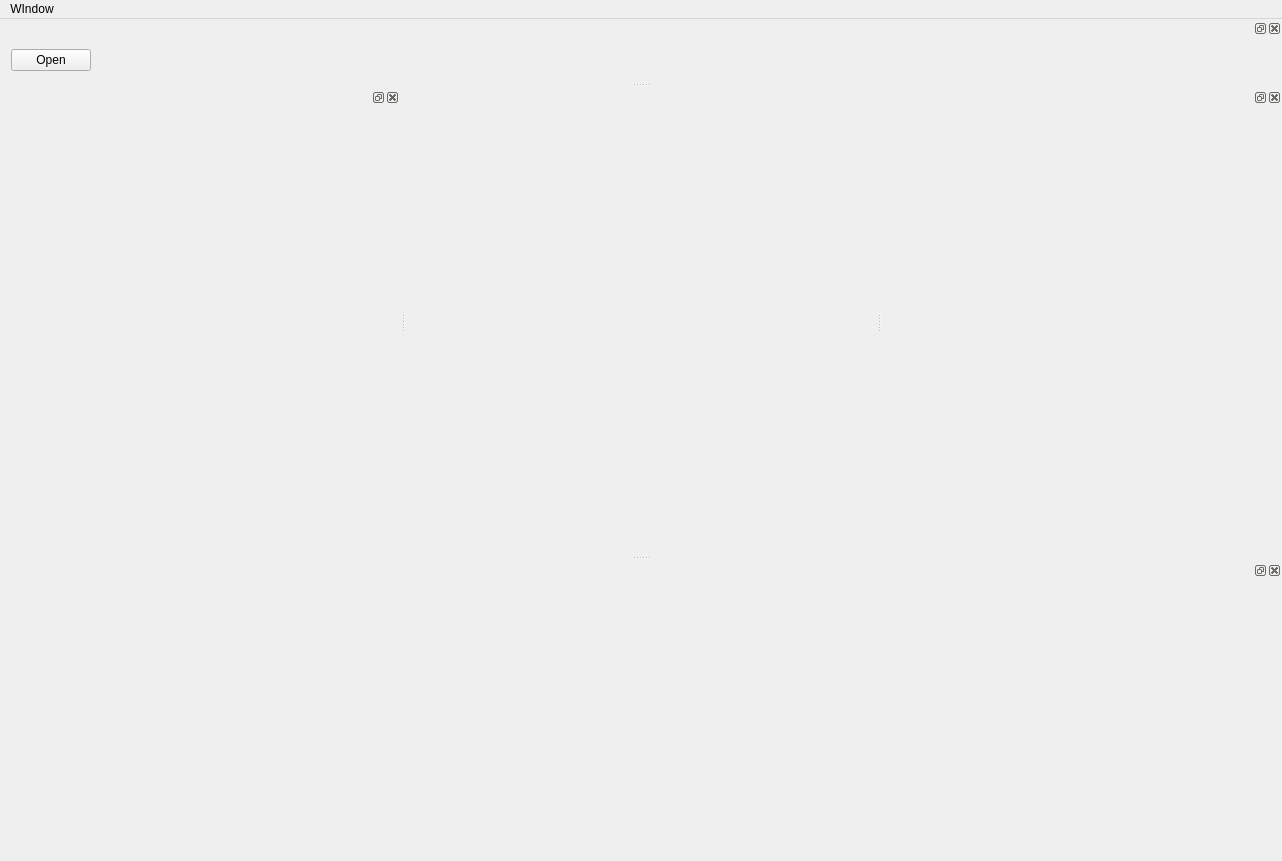
<?xml version="1.0" encoding="UTF-8"?>
<ui version="4.0">
 <class>MainWindow</class>
 <widget class="QMainWindow" name="MainWindow">
  <property name="geometry">
   <rect>
    <x>0</x>
    <y>0</y>
    <width>1282</width>
    <height>861</height>
   </rect>
  </property>
  <property name="windowTitle">
   <string>ROS Viewer</string>
  </property>
  <widget class="QWidget" name="centralWidget"/>
  <widget class="QDockWidget" name="velodyne">
   <property name="sizePolicy">
    <sizepolicy hsizetype="Preferred" vsizetype="Preferred">
     <horstretch>1</horstretch>
     <verstretch>1</verstretch>
    </sizepolicy>
   </property>
   <property name="minimumSize">
    <size>
     <width>400</width>
     <height>41</height>
    </size>
   </property>
   <attribute name="dockWidgetArea">
    <number>1</number>
   </attribute>
   <widget class="QWidget" name="dockWidgetContents"/>
  </widget>
  <widget class="QDockWidget" name="camera">
   <property name="sizePolicy">
    <sizepolicy hsizetype="Preferred" vsizetype="Preferred">
     <horstretch>1</horstretch>
     <verstretch>1</verstretch>
    </sizepolicy>
   </property>
   <property name="minimumSize">
    <size>
     <width>400</width>
     <height>41</height>
    </size>
   </property>
   <attribute name="dockWidgetArea">
    <number>2</number>
   </attribute>
   <widget class="QWidget" name="dockWidgetContents_2"/>
  </widget>
  <widget class="QDockWidget" name="monitor">
   <property name="minimumSize">
    <size>
     <width>73</width>
     <height>300</height>
    </size>
   </property>
   <attribute name="dockWidgetArea">
    <number>8</number>
   </attribute>
   <widget class="QWidget" name="dockWidgetContents_3"/>
  </widget>
  <widget class="QDockWidget" name="control">
   <attribute name="dockWidgetArea">
    <number>4</number>
   </attribute>
   <widget class="QWidget" name="dockWidgetContents_4">
    <layout class="QHBoxLayout" name="horizontalLayout">
     <item>
      <widget class="QPushButton" name="open">
       <property name="text">
        <string>Open</string>
       </property>
      </widget>
     </item>
     <item>
      <spacer name="horizontalSpacer">
       <property name="orientation">
        <enum>Qt::Horizontal</enum>
       </property>
       <property name="sizeHint" stdset="0">
        <size>
         <width>1170</width>
         <height>20</height>
        </size>
       </property>
      </spacer>
     </item>
    </layout>
   </widget>
  </widget>
  <widget class="QMenuBar" name="menuBar">
   <property name="geometry">
    <rect>
     <x>0</x>
     <y>0</y>
     <width>1282</width>
     <height>27</height>
    </rect>
   </property>
   <widget class="QMenu" name="menuWIndow">
    <property name="title">
     <string>WIndow</string>
    </property>
    <widget class="QMenu" name="menuViewer">
     <property name="title">
      <string>Viewer</string>
     </property>
     <addaction name="actionVelodyne"/>
     <addaction name="actionCamera"/>
    </widget>
    <addaction name="actionControl"/>
    <addaction name="actionMonitor"/>
    <addaction name="menuViewer"/>
   </widget>
   <addaction name="menuWIndow"/>
  </widget>
  <action name="actionControl">
   <property name="checkable">
    <bool>true</bool>
   </property>
   <property name="checked">
    <bool>true</bool>
   </property>
   <property name="text">
    <string>Control</string>
   </property>
   <property name="shortcut">
    <string>Ctrl+C</string>
   </property>
  </action>
  <action name="actionMonitor">
   <property name="checkable">
    <bool>true</bool>
   </property>
   <property name="checked">
    <bool>true</bool>
   </property>
   <property name="text">
    <string>Monitor</string>
   </property>
   <property name="shortcut">
    <string>Ctrl+M</string>
   </property>
  </action>
  <action name="actionVelodyne">
   <property name="checkable">
    <bool>true</bool>
   </property>
   <property name="checked">
    <bool>true</bool>
   </property>
   <property name="text">
    <string>Velodyne</string>
   </property>
   <property name="shortcut">
    <string>Ctrl+1</string>
   </property>
  </action>
  <action name="actionCamera">
   <property name="checkable">
    <bool>true</bool>
   </property>
   <property name="checked">
    <bool>true</bool>
   </property>
   <property name="text">
    <string>Camera</string>
   </property>
   <property name="shortcut">
    <string>Ctrl+2</string>
   </property>
  </action>
 </widget>
 <layoutdefault spacing="6" margin="11"/>
 <resources/>
 <connections/>
</ui>
